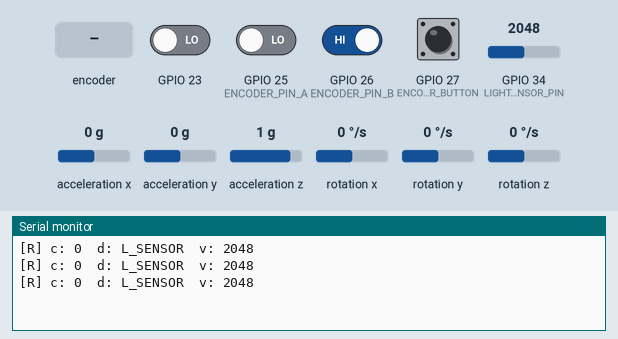
This program was run on a simulated ESP32. On the bench: the last lines printed to the serial monitor. Inputs (shaded band) come from the test bench; at power-on: GPIO 26 (ENCODER_PIN_B), GPIO 27 (ENCODER_BUTTON) HIGH, GPIO 23, GPIO 25 (ENCODER_PIN_A) LOW, GPIO 34 (LIGHT_SENSOR_PIN) = 2048, acceleration x 0 g, acceleration y 0 g, acceleration z 1 g, rotation x 0 °/s, rotation y 0 °/s, rotation z 0 °/s. The sensor or clock chip raises its interrupt line as the real part does; USB keyboard and mouse output is not drawn.

Above: at 1.7 s.
1.8 s: rotary encoder on GPIO 25 (ENCODER_PIN_A) / GPIO 26 (ENCODER_PIN_B) turned 1 step (first pin leading)
At 1.99 s:
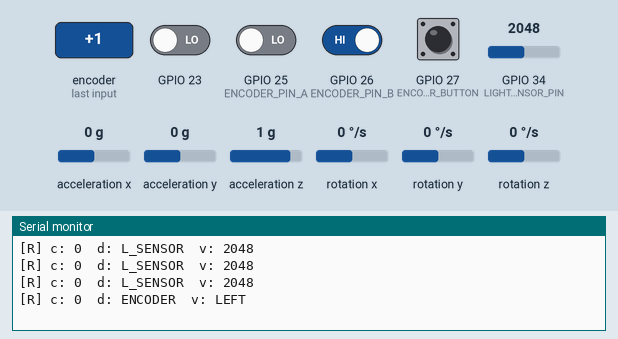
3.5 s: GPIO 34 (LIGHT_SENSOR_PIN) set to 2866
At 3.9 s:
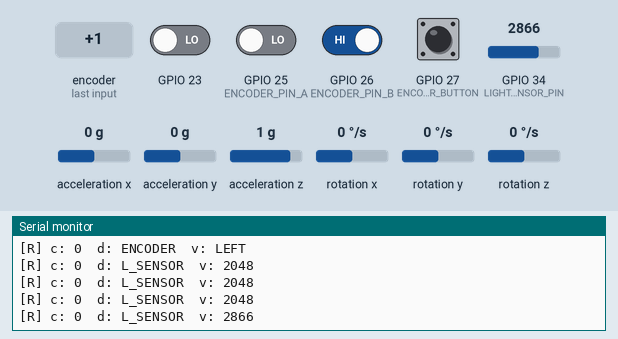
5.0 s: GPIO 34 (LIGHT_SENSOR_PIN) set to 3972
At 5.4 s:
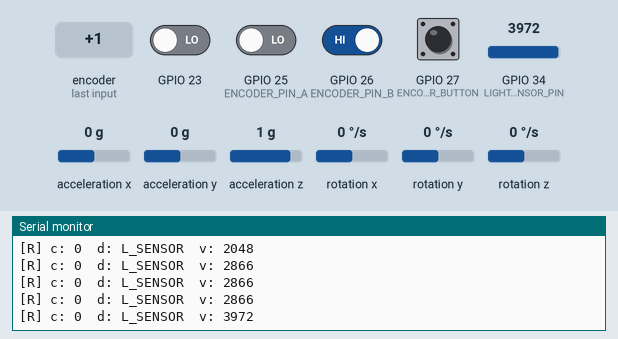
6.5 s: GPIO 27 (ENCODER_BUTTON) pulsed LOW 2 times (0.12 s each, 0.3 s apart)
At 6.88 s:
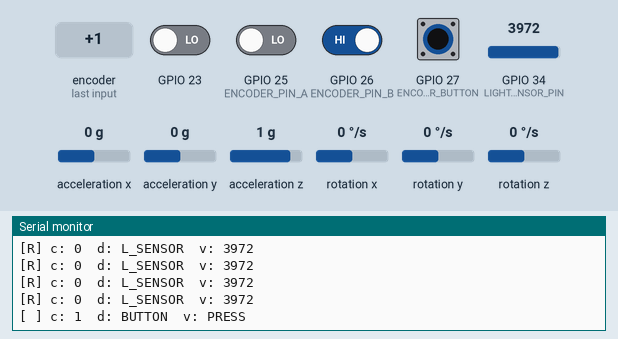
Timing chart, 0 to 9.5 s (numbered marks = the images above; inputs shaded):
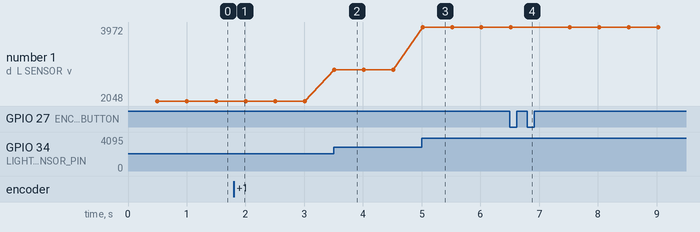

The program:

main.cpp
```cpp
#include <Arduino.h>
#include <BleKeyboard.h>

BleKeyboard bleJoystick("joystick");
char key;

bool play = false;
bool quit = false;
bool isPaused = true;

void initializeMPU();
char mpuToJoystick();

void initComboHandler();
void updateSensors();
bool hasPressedCombo();
char getComboSymbol();
void printDevice();

void setup()
{

  Serial.begin(9600);

  bleJoystick.begin();
  while (!bleJoystick.isConnected())
    ;
  initializeMPU();
  initComboHandler();
}

void loop()
{
  updateSensors();
  if (hasPressedCombo())
  {
    key = getComboSymbol();
    bleJoystick.write(key);
  }
  else if ((key = mpuToJoystick()) != ' ')
  {
    bleJoystick.write(key);
  }
}
```

comboHandler.cpp
```cpp
// handles "input combos" and sends a signal if a specific combo was pressed

#include <Arduino.h>
#include <vector>

#define LIGHT_SENSOR_PIN 34
#define ENCODER_BUTTON 27
#define ENCODER_PIN_A 25
#define ENCODER_PIN_B 26

#define MIN_LIGHT_SENSOR_THRESHOLD 1600 // high values: dark; low values: bright; we set minimum to ignore noise from default light level.
// might need callibration according to your surrounding light level

enum deviceType
{
  LIGHT_SENSOR,
  BUTTON,
  ENCODER,
};

enum encoderMovement
{
  STATIONARY,
  LEFT,
  RIGHT,
};

struct key
{
  deviceType device;
  int threshold;
};

key createComboKey(deviceType device, int threshold);
template <typename... Keys>
void createCombo(Keys... keys);
void updateSensors();
void updateCombo(deviceType device, int value);
int getEncoderDirection();
bool isMatch(deviceType device, int value);
void printDevice(char *printMod, deviceType device, int value);
bool hasPressedCombo();
char getComboSymbol();

// LIGHT SENSOR VARS
double interval = 500; // time between each check of light sensor
unsigned long currTime = 0.0;

unsigned long prevLightTime = -interval; // for timer on combo handle
unsigned long prevEncoderTime = -interval;
unsigned long prevButtonTime = -interval;

volatile unsigned long prevButtonInterrupt; // for debouncing on interrupt
volatile unsigned long prevEncoderInterrupt;

int darkVal = 0; // how much lack of light does the light sensor sense

bool currComboStatus = false;
char comboSymbol = 'g'; // this symbol is sent to the PC to indicate a combo has been succesfully sent
std::vector<key> combo;
key *currentKey = nullptr;

volatile bool buttonPressed = false;
volatile int lastDirection = STATIONARY; // -1 for left, 1 for right, 0 for no movement

// Interrupt handler for encoder rotation
void IRAM_ATTR handleEncoderInterrupt()
{
  if ((millis() - prevEncoderInterrupt) < 40) // debounce time is 50ms
    return;
  static int lastStateA = 0;
  int stateA = digitalRead(ENCODER_PIN_A);
  int stateB = digitalRead(ENCODER_PIN_B);

  if (stateA != lastStateA)
  { // Rotation detected
    lastDirection = (stateA == stateB) ? RIGHT : LEFT;
    lastStateA = stateA;
  }
  prevEncoderInterrupt = millis();
}

// Interrupt handler for encoder button press
void IRAM_ATTR handleButtonInterrupt()
{
  if ((millis() - prevButtonInterrupt) < 40) // debounce time is 50ms
    return;
  prevButtonInterrupt = millis();
  buttonPressed = true;
}

void initComboHandler()
{

  pinMode(ENCODER_BUTTON, INPUT_PULLUP);
  pinMode(ENCODER_PIN_A, INPUT);
  pinMode(ENCODER_PIN_B, INPUT);
  pinMode(LIGHT_SENSOR_PIN, INPUT);

  attachInterrupt(digitalPinToInterrupt(ENCODER_PIN_A), handleEncoderInterrupt, RISING);
  attachInterrupt(digitalPinToInterrupt(ENCODER_BUTTON), handleButtonInterrupt, RISING);
  createCombo(
      createComboKey(BUTTON, 0),
      createComboKey(LIGHT_SENSOR, MIN_LIGHT_SENSOR_THRESHOLD),
      createComboKey(BUTTON, 0),
      createComboKey(ENCODER, LEFT));
}

key createComboKey(deviceType device, int threshold)
{
  key key;
  key.device = device;
  key.threshold = threshold;
  return key;
}

template <typename... Keys>
void createCombo(Keys... keys)
{
  combo.clear();                // Clear existing keys
  (combo.push_back(keys), ...); // Expand and add new keys
  currentKey = &combo[0];       // Point to the first element
}

void updateSensors()
{
  currTime = millis();
  if (currTime - prevLightTime >= interval)
  {
    darkVal = analogRead(LIGHT_SENSOR_PIN);
    if (darkVal > MIN_LIGHT_SENSOR_THRESHOLD)
    {
      updateCombo(LIGHT_SENSOR, darkVal);
      prevLightTime = currTime;
    }
  }
  if (currTime - prevEncoderTime >= interval)
  {
    int direction = lastDirection;
    if (direction != STATIONARY)
    {
      updateCombo(ENCODER, direction);
      lastDirection = STATIONARY;
      prevEncoderTime = currTime;
    }
  }
  if (currTime - prevButtonTime >= interval)
  {
    if (buttonPressed == true)
    {
      updateCombo(BUTTON, 0);
      buttonPressed = !buttonPressed;
      prevButtonTime = currTime;
    }
  }
}

void updateCombo(deviceType device, int value)
{
  char *printMod = "[ ] ";
  if (currentKey == nullptr)
  {
    return;
  }
  if (device == LIGHT_SENSOR && value < MIN_LIGHT_SENSOR_THRESHOLD)
  {
    return;
  }

  if (isMatch(device, value))
  {
    if (currentKey == &combo.back())
    {
      currComboStatus = true; // Last element matched, combo is successful
      currentKey = &combo[0];
      printMod = "[C] ";
    }
    else
    {
      ++currentKey; // Move to the next element
    }
  }
  else
  {
    currentKey = &combo[0]; // Reset to the first element if not matched
    printMod = "[R] ";
    if (isMatch(device, value))
    {
      if (currentKey == &combo.back())
      {
        currComboStatus = true; // Last element matched, combo is successful
        currentKey = &combo[0];
        printMod = "[C] ";
      }
      else
      {
        ++currentKey; // Move to the next element
      }
    }
  }
  printDevice(printMod, device, value);
}

// Function to get and reset the encoder direction
int getEncoderDirection()
{
  int direction = lastDirection;
  lastDirection = STATIONARY; // Reset after reading
  return direction;
}

// checks if the provided input matches the next expected input in the combo
bool isMatch(deviceType device, int value)
{
  if (currentKey == nullptr)
  {
    return false;
  }
  if (currentKey->device != device)
  {
    return false;
  }
  if (value >= currentKey->threshold)
  {
    return true;
  }
  return false;
}

bool hasPressedCombo()
{
  if (currComboStatus)
  {
    currComboStatus = false;
    return true;
  }
  return false;
}

char getComboSymbol()
{
  return comboSymbol;
}

void printDevice(char *printMod, deviceType device, int value)
{
  Serial.print(printMod);
  Serial.print("c: ");
  Serial.print(currentKey - &combo[0]);
  Serial.print("\td: ");
  switch (device)
  {
  case LIGHT_SENSOR:
    Serial.print("L_SENSOR");
    break;
  case ENCODER:
    Serial.print("ENCODER");
    break;
  case BUTTON:
    Serial.print("BUTTON");
    break;
  }
  Serial.print("\tv: ");
  if (device == ENCODER)
  {
    switch (value)
    {
    case LEFT:
      Serial.print("LEFT");
      break;
    case RIGHT:
      Serial.print("RIGHT");
      break;
    }
  }
  else if (device == BUTTON)
  {
    switch (value)
    {
    case 0:
      Serial.print("PRESS");
      break;
    case 1:
      Serial.print("RELEASE");
      break;
    default:
      break;
    }
  }
  else
  {
    Serial.print(value);
  }
  Serial.println();
}
```

mpuJoystick.cpp
```cpp
#include "MPU6050_6Axis_MotionApps612.h"
#include "Wire.h"

char mpuToJoystick();
boolean readMPU();
float range(float value);
char getMPU_key();


unsigned long previousMillis = 0;
unsigned long currentMillis = 0;

MPU6050 mpu;

// MPU control/status vars
bool dmpReady = false;
uint8_t mpuIntStatus;
uint8_t devStatus;
uint16_t packetSize;
uint8_t fifoBuffer[64];

// orientation/motion vars
Quaternion q;
VectorFloat gravity;
float ypr[3];
float pitch, roll;

char tmpKey;

volatile bool mpuInterrupt = false;
void IRAM_ATTR dmpDataReady()
{
    mpuInterrupt = true;
}

void initializeMPU()
{
    Wire.begin();

    mpu.initialize();
    devStatus = mpu.dmpInitialize();

    if (devStatus == 0)
    {
        mpu.setDMPEnabled(true);
        attachInterrupt(digitalPinToInterrupt(23), dmpDataReady, RISING);
        mpuIntStatus = mpu.getIntStatus();
        dmpReady = true;
        packetSize = mpu.dmpGetFIFOPacketSize();
    }
}

char mpuToJoystick()
{
    if(readMPU())
        return getMPU_key();

    return ' ';
}

boolean readMPU()
{
    if (!dmpReady)
        return false;
    if (!mpu.dmpGetCurrentFIFOPacket(fifoBuffer))
        return false;
    mpu.dmpGetQuaternion(&q, fifoBuffer);
    mpu.dmpGetGravity(&gravity, &q);
    mpu.dmpGetYawPitchRoll(ypr, &q, &gravity);
    pitch = ypr[1] * 180 / M_PI;
    roll = ypr[2] * 180 / M_PI;

    return true;
}

// if the num is in the range of valid intevals return the number else return
bool isWithinRange(int a, float value, int b)
{
    return (value > a && value < b) ? true : false;
}

char getMPU_key()
{
    tmpKey = ' ';
    if (isWithinRange(-45, roll, 45))
    {
        if (isWithinRange(-150, pitch, -45))
            tmpKey = 'a';
        else if (isWithinRange(45, pitch, 150))
            tmpKey = 'd';
    }
    else if (isWithinRange(-45, pitch, 45))
    {
        if (isWithinRange(-150, roll, -45))
            tmpKey = 's';
        else if (isWithinRange(45, roll, 150))
            tmpKey = 'w';
    }
    return tmpKey;
}
```

Measured:
- after the input at 1.8 s, the serial monitor: prints a new line after 0.06 s (image 1)
- after the input at 3.5 s, the serial monitor: prints a new line at once (image 2)
- after the input at 5.0 s, the serial monitor: prints a new line at once (image 3)
- after the input at 6.5 s, the serial monitor: prints a new line after 0.13 s (image 4)
- plotted number 1: 2048 → 2866 after the input at 3.5 s, 2866 → 3972 after the input at 5.0 s
